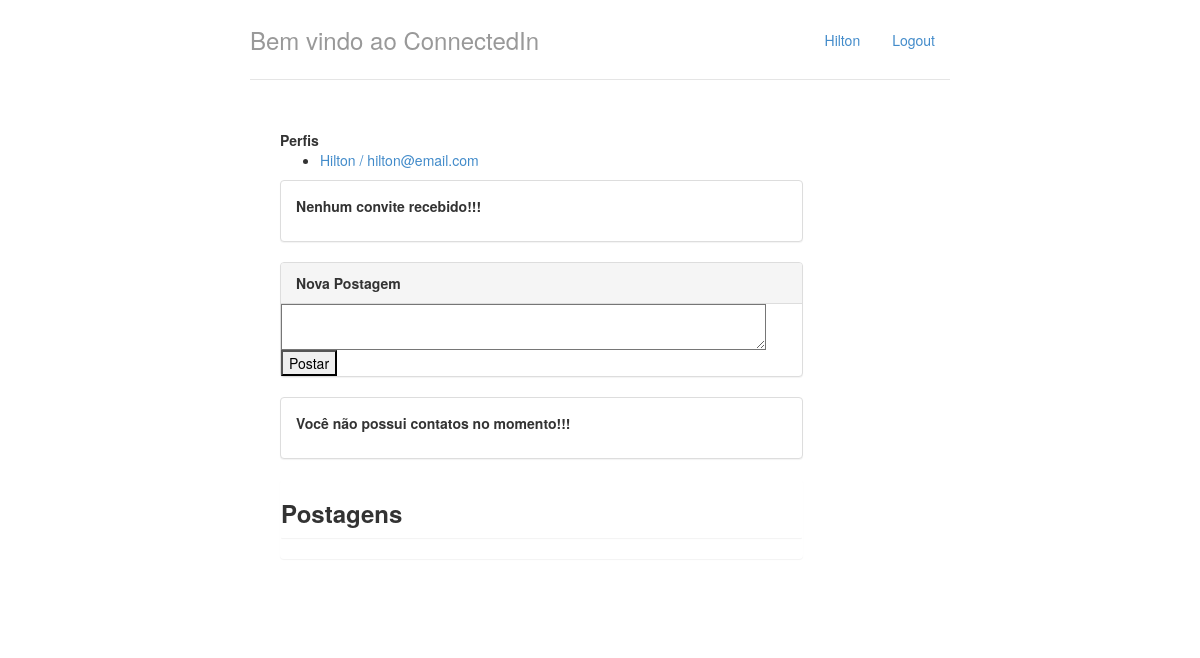
Page / (signed in) on the earlier database version.
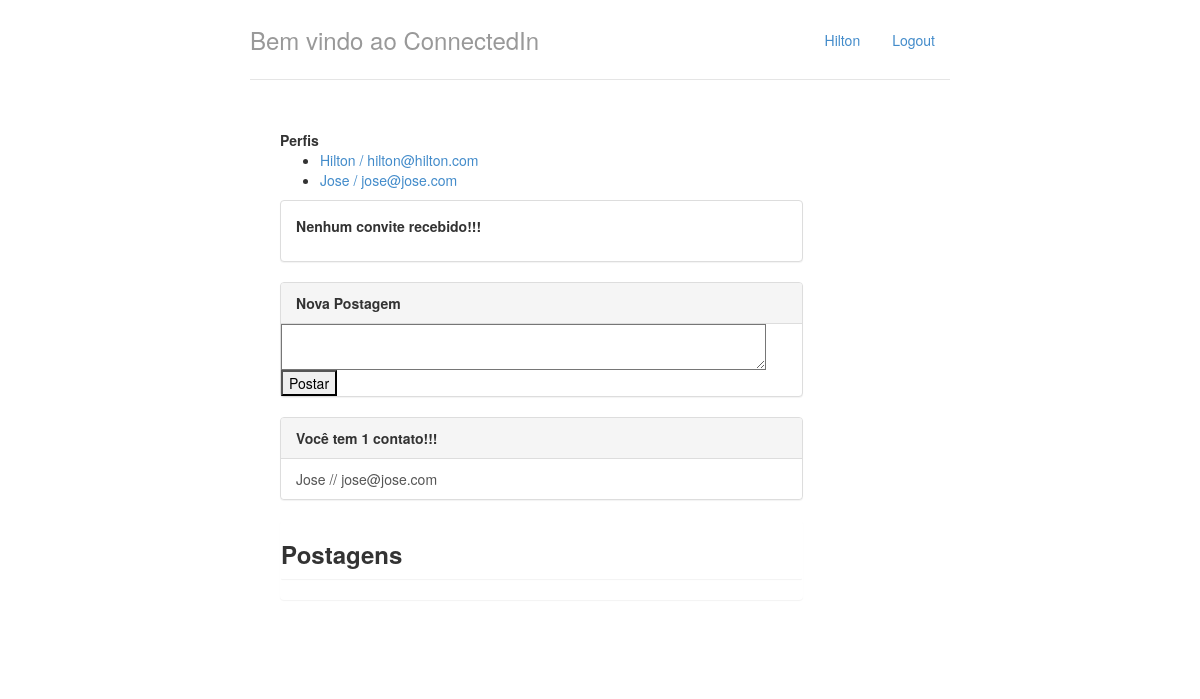
Same page on the later database version.
### perfis/models.py (models this page shows, shortened)
class Perfil(models.Model):
    nome = models.CharField(max_length=255, null=False)
    telefone = models.CharField(max_length=15, null=False)
    nome_empresa = models.CharField(max_length=255, null=False)
    contatos = models.ManyToManyField('self', related_name='contatos')
    usuario = models.OneToOneField(User, related_name="perfil", on_delete=models.CASCADE)
    @property
    def email(self):
        return self.usuario.email

### perfis/views.py (the view)
# urls.py: path('', perfil_v.index, name='index'),
@login_required
def index(request):
    perfil_logado = get_perfil_logado(request)
    context = {}
    context['perfis'] = Perfil.objects.all()
    context['perfil_logado'] = get_perfil_logado(request)
    context['postagens'] = Postagem.objects.all().order_by("-data")
    context['contatos'] = perfil_logado.contatos.all()
    return render(request, 'index.html', context)

### perfis/views.py (called while the page is built)
@login_required
def get_perfil_logado(request):
    return request.user.perfil

### perfis/templates/index.html (shortened to what this page needs)
{% extends "base.html" %}
{% block body %}
    <div class="col-lg-10">
        <div class="panel-heading">
            <strong>Perfis</strong>
            {% if perfis %}
                <ul>
                    {% for perfil in perfis%}
                        <li>
                            <a href="{% url 'exibir' perfil.id%}">
                                {{ perfil.nome }} / {{perfil.email}}
                            </a>
                        </li>
                    {% endfor %}
                </ul>
            {% else %}
                <p>Nenhum perfil encontrado</p>
            {% endif %}
            <div class="panel panel-default">
                {% with convites=perfil_logado.convites_recebidos %}
                    {% if convites.count %}
                        <div class="panel-heading">
                            <strong>
                                Você tem {{ convites.count }}
                                convite{{convites.count|pluralize}}
                                aguardando aprovação!!!
                            </strong>
                        </div>
                        <ul class="list-group">
                            {% for convite in convites.all %}
                                <li class="list-group-item">
                                    {{ convite.solicitante.nome }}
                                    <a href="{% url 'aceitar' convite.id %}"
                                        class="pull-right">Aceitar
                                    </a>
                                </li>
                            {% endfor %}
                        </ul>
                    {% else %}
                        <div class="panel-body">
                            <strong>
                                <p>Nenhum convite recebido!!! </p>
                            </strong>
                        </div>
                    {% endif %}
                {% endwith %}
            </div>
            <div class="panel panel-default">
              <div class="panel-heading"><strong>Nova Postagem</strong></div>
              <div class="description">
                <div class="ui form">
                  <form action="{% url 'postar' %}" method="get" id="postar">
                    <div class="field">
                      <textarea rows="2" cols="62" name="texto"></textarea>
                    </div>
                    <button type="submit" form="postar" class="ui button">Postar</button>
                  </form>
                </div>
              </div>
            </div>
            <div class="panel panel-default">
                {% with contatos=perfil_logado.contatos %}
                    {% if contatos.count %}
                        <div class="panel-heading">
                            <strong>
                                Você tem {{contatos.count}}
                                contato{{contatos.count|pluralize}}!!!
                            </strong>
                        </div>
                        <ul class="list-group">
                            {% for contato in contatos.all %}
                                <a href="{% url 'exibir' contato.id %}"class="list-group-item">
                                    {{ contato.nome }} // {{ contato.email }}
                                </a>
                            {% endfor %}
                        </ul>
                    {% else %}
                        <div class="panel-body">
                            <strong>
                                <p>Você não possui contatos no momento!!!</p>
                            </strong>
                        </div>
                    {% endif %}
                {% endwith %}
            </div>
            <div class="panel heading">
                <h3><strong>Postagens</strong></h3>
                <div class="panel panel-group">
                </div>
            </div>
        </div>
    </div>
{% endblock %}

### perfis/templates/base.html (shortened to what this page needs)
{% load static %}
<!DOCTYPE html>
<html lang="pt-br">
    <head>
        <link href="{% static "styles/bootstrap.css" %}" rel="stylesheet"/>
        <link href="{% static "styles/main.css" %}" rel="stylesheet"/>
    </head>
    <body>
        <div class="container">
            <div class="header">
                <ul class="nav nav-pills pull-right">
                    <li><a href="{% url 'index' %}">{{perfil_logado.nome}}</a></li>
                    <li><a href="/logout/">Logout</a></li>
                </ul>
                <h3 class="text-muted">Bem vindo ao ConnectedIn</h3>
            </div>
            <div class="row content">
                {% block body %}
                {% endblock %}
            </div>
        </div>
    </body>
</html>

### perfis/static/styles/main.css (style rules this page uses)
body { padding-top: 20px; padding-bottom: 20px; }
.header, .content, .footer { padding-left: 15px; padding-right: 15px; }
.header { border-bottom: 1px solid #e5e5e5; }
.header h3 { margin-top: 0; margin-bottom: 0; line-height: 40px; padding-bottom: 19px; }
@media (min-width: 768px) { .container { max-width: 730px; } }
.content { margin: 40px 0; }
@media screen and (min-width: 768px) { .header, .content, .footer { padding-left: 0; padding-right: 0; } }
@media screen and (min-width: 768px) { .header { margin-bottom: 30px; } }

Differences in the rows shown:
changed Perfil "Hilton": email "hilton@email.com" → "hilton@hilton.com"
added Perfil: nome "Jose", email "jose@jose.com"
Other differences:
{{ contatos.count }}: (not shown) → "1"
text no longer shown: "Você não possui contatos no momento!!!"
text now shown: "Você tem contato !!!"
